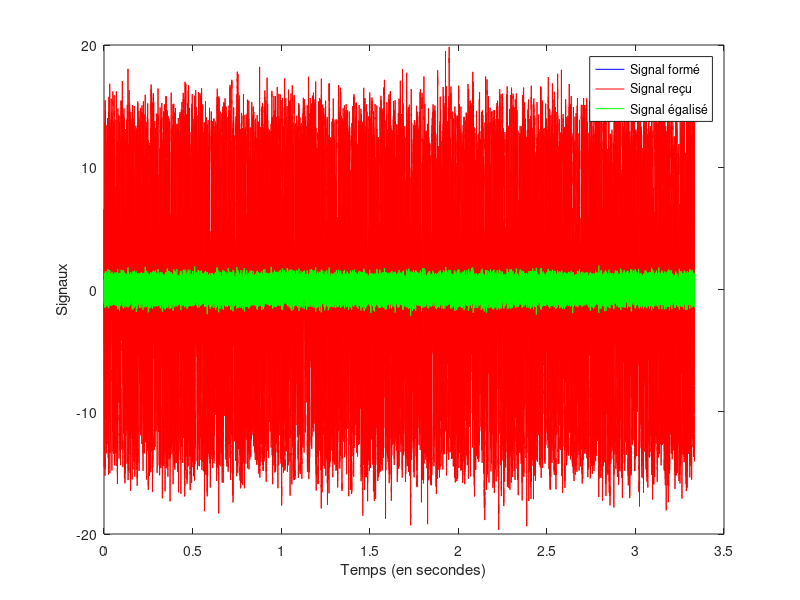

This chart was generated by the following MATLAB code: (Note: this script raises an error after producing the figure.)
close all;
clear;

% Création des figures
taille_ecran = get(0,'ScreenSize');
L = taille_ecran(3);
H = taille_ecran(4);
d = 30;
figure('Name',"Signaux générés",'Position',[0,H/4,2*L/5,H/2]);
figure('Name',"DSP des signaux",'Position',[d,H/4-d,2*L/5,H/2]);
figure('Name',"Evolution du TEB et du TES avec SNR",'Position',[2*d,H/4-2*d,2*L/5,H/2]);
figure('Name',"Diagramme de l'oeil",'Position',[3*d,H/4-3*d,2*L/5,H/2]);
figure('Name',"Réponses impultionnelles",'Position',[4*d,H/4-4*d,2*L/5,H/2]);
figure('Name',"Réponses en fréquences",'Position',[5*d,H/4-5*d,2*L/5,H/2]);
figure('Name',"Constellation",'Position',[6*d,H/4-6*d,2*L/5,H/2]);



% Définition des constantes
Fe = 24000;
Te = 1/Fe;
Rb = 3000;
Tb = 1/Rb;
Nb = 10000;
fp = 2000;
N = 10;
K = 10;


% Simuler avec différent SNR
SNR_dBs = 0:0.1:10;
% SNR_dBs = [1000];           % pour retirer le bruit
SNRs = 10.^(SNR_dBs/10);


% Constantes des mappings
M = 2;
Ts = Tb*log2(M);
Ns = Ts/Te;


% Génération des bits
bits = [1 1 1 0 0 1 0];
bits = randi([0, 1], 1, Nb);      % pour calculer les TEB
Nb = length(bits);

x = 2 * bits - 1;


% Génération des diracs et de l'echelle temporelle
somme_dirac = kron(x, [1 zeros(1, Ns-1)]);
Temps = Te*(1:length(somme_dirac));


% Génération des diracs et de l'echelle fréquencielle
Frequences = Fe*(1/length(Temps):1/length(Temps):1);


%% Modulation

% Constantes de modulation
n0 = Ns;
n0_eg = 2*Ns;
alpha0 = 1;
alpha1 = 0.5;


% Définition des filtres
h = ones(1,Ns);
hc = [alpha0 zeros(1, length(h) - 1) alpha1];
hr = ones(1,Ns);


% Calcule de Z et C
Y0 = [1 zeros(1,N-1)];
y_dirac = kron(Y0, [1 zeros(1, Ns-1)]);
y_forme = filter(h, 1, y_dirac);
y_multi = filter(hc, 1, y_forme);
y_reception = filter(hr, 1, y_multi);

echantillonage = n0:Ns:n0+(N/log2(M)-1)*Ns;
y_echantillone = y_reception(echantillonage);

% Définition de Z
Z = zeros(K, N);
for j = 1:N
    zeros(j-1,1);
    y_echantillone(1:K-j+1);
    Z(:,j) = [zeros(1,j-1) y_echantillone(1:K-j+1)];
end

% Z = toeplitz(y_echantillone);

% Définition de C
if K == N
    C = Z\Y0';
else
    C = (Z'*Z)\Z'*Y0;
end
heg = C';


% Calcule des signaux filtés
TEBs = zeros(3,length(SNR_dBs));

for i = 1:length(SNR_dBs)
    SNR_dB = SNR_dBs(i);
    SNR = SNRs(i);
    
    
    % Filtre de mise en forme
    x_forme = filter(h, 1, somme_dirac);
    
    
    % Filtre de mise en forme
    x_multi = filter(hc, 1, x_forme);
    
    
    % Génération du bruit complexe
    Px = mean(abs(x_multi).^2);
    sigma = sqrt(Px*Ns/(2*log2(M)*SNR));
    bruit_i = sigma*randn(1,length(x_multi));
    bruit_q = sigma*randn(1,length(x_multi));
    bruit = bruit_i + 1i * bruit_q;
    
    Px = mean(abs(x_forme).^2);
    sigma = sqrt(Px*Ns/(2*log2(M)*SNR));
    bruit_i = sigma*randn(1,length(x_forme));
    bruit_q = sigma*randn(1,length(x_forme));
    bruit2 = bruit_i + 1i * bruit_q;
    
    
    % Ajout du bruit
    x_bruit = x_multi + bruit;
    x_bruit2 = x_forme + bruit2;
    
    
    % Filtre de réception
    x_reception = filter(hr, 1, x_bruit);
    x_reception2 = filter(hr, 1, x_bruit2);
    
    
    % Echantillonage
    echantillonage = n0:Ns:n0+(Nb/log2(M)-1)*Ns;
    x_echantillonne = x_reception(echantillonage);
    x_echantillonne2 = x_reception2(echantillonage);
    
    
    % Filtre d'égalisation
    x_egalisation = filter(heg, 1, x_echantillonne);
    
    
    % Reconstitution des bits
    symboles = [-1 1];
    
    [~,indices_symboles] = min(abs(x_echantillonne-symboles(:)));
    [~,indices_symboles2] = min(abs(x_echantillonne2-symboles(:)));
    [~,indices_symboles3] = min(abs(x_egalisation-symboles(:)));
    symboles_retrouves = symboles(indices_symboles);
    symboles_retrouves2 = symboles(indices_symboles2);
    symboles_retrouves3 = symboles(indices_symboles3);
    
    bits_retrouves = (symboles_retrouves + 1) / 2;
    bits_retrouves2 = (symboles_retrouves2 + 1) / 2;
    bits_retrouves3 = (symboles_retrouves3 + 1) / 2;
    
    
    % Calcule des TES et TEB
    TEB = length(find(bits_retrouves-bits ~= 0))/Nb;
    TEBs(1,i) = TEB;
    TEB2 = length(find(bits_retrouves2-bits ~= 0))/Nb;
    TEBs(2,i) = TEB2;
    TEB3 = length(find(bits_retrouves3-bits ~= 0))/Nb;
    TEBs(3,i) = TEB3;
    
end

TEB

% Courbe signaux
figure(1);
plot(Temps, real(x_forme), 'b', Temps, real(x_reception), 'r', Temps(echantillonage), real(x_egalisation), 'g');
legend('Signal formé','Signal reçu','Signal égalisé');
xlabel("Temps (en secondes)");
ylabel("Signaux");


% Courbe DSP
figure(2);
semilogy(Frequences, smoothdata(abs(fft(x_forme))));
legend('DSP du signal');
xlabel("Fréquences (en hertz)");
ylabel("DSP");


% Courbe de TEB/TES
TEB_th = 0.5 * qfunc(5/2*sqrt(10.^(SNR_dBs/10)/2)) + 0.5 * qfunc(4/5*sqrt(10.^(SNR_dBs/10)/2));
 
figure(3);
semilogy(SNR_dBs, TEBs(1,:), 'b', SNR_dBs, TEB_th, '-.b', SNR_dBs, TEBs(2,:), 'r', SNR_dBs, TEBs(3,:), 'g');
legend('TEB','TEB théorique','TEB sans canal','TEB égalisé');
xlabel("SNR (en dB)");
ylabel("TEB (en %)");


% Diagrammes de l'oeil
nb_Ns = min(Nb, 1000);

figure(4);
oeil_eg = [x_egalisation(1:end-1); x_egalisation(2:end)];
plot(Te*(0:Ns-1), real(reshape(x_reception(2*Ns+1:nb_Ns*Ns/log2(M)-Ns),Ns,[])), 'b', [0 Te*(Ns-1)], real(oeil_eg), 'r');
legend('signal receptionné','signal égalisé');
xlabel("Temps (s)");


% Filtres
figure(5);
gr = conv(h,hr);
gc = conv(gr, hc);
geg = conv(gc(1:Ns:end), heg);
plot(1:length(gr), gr, 'b', 1:length(gc), gc, 'r', 1:Ns:Ns*length(geg), geg, 'k');
legend('h * hr','h * hc * hr','h * hc * hr * heg');
xlabel("Temps (s)");
ylabel("Réponses impultionnelles");

figure(6);
hold on;
Hc = abs(fft(hc,256));
Heg = abs(fft(heg,256));
plot((1:256) /256 *Fe -Fe/2,Hc); plot((1:256) /256 *Fe -Fe/2,Heg); plot((1:256) /256 *Fe -Fe/2,Hc.*Heg);
legend('Hc','Heg','Hc * Heg');
xlabel("Fréquences (Hz)");
ylabel("Réponses en fréquences");


% Constellation
figure(7);
plot(real(x_echantillonne), imag(x_echantillonne), '*b', real(x_egalisation), imag(x_egalisation), '*g', [-1 1], [0 0], '*r');
legend('constellation de réception','contellation égalisation','constellation initiale');
